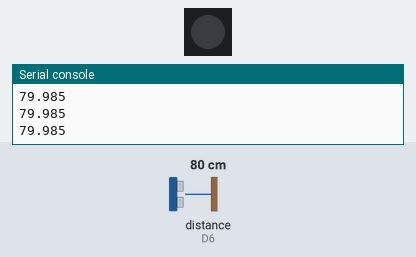
This program was run on a simulated CircuitPython board. On the bench: 1 RGB LEDs in strip order, left to right, the last lines printed to the serial console. The inputs (shaded band) are chosen by the test bench; at power-on: distance to the obstacle (sensor on D6) 80 cm. The echo pulse lasts 58.3 µs per cm; dim RGB values are drawn brighter than linear.

Above: at 1.2 s.
1.3 s: distance to the obstacle (sensor on D6) set to 2 cm
At 2.3 s:
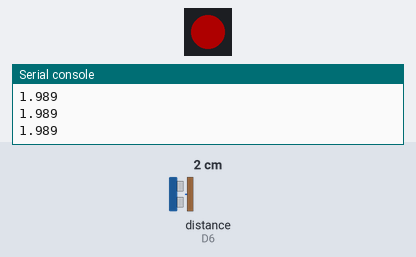
2.9 s: distance to the obstacle (sensor on D6) set to 9 cm
At 4.1 s:
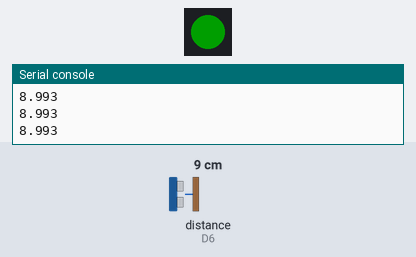
4.5 s: distance to the obstacle (sensor on D6) set to 4 cm
At 5.7 s:
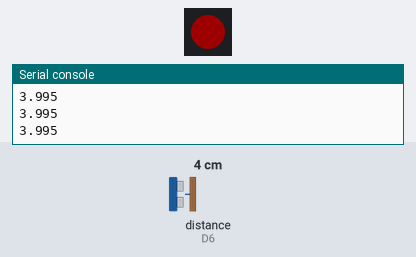
6.0 s: distance to the obstacle (sensor on D6) set to 10 cm
At 6.4 s:
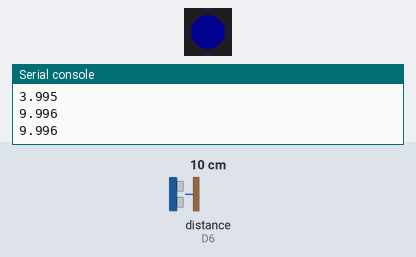
Timing chart, 0 to 8.6 s (numbered marks = the images above; inputs shaded):
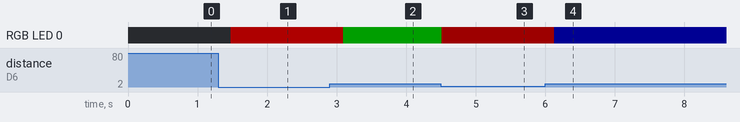

Measured:
- after the input at 1.3 s, RGB LED 0: off → RGB(52, 0, 0) after 0.18 s
- after the input at 2.9 s, RGB LED 0: RGB(52, 0, 0) → RGB(0, 30, 0) after 0.19 s
- after the input at 4.5 s, RGB LED 0: RGB(0, 30, 0) → RGB(29, 0, 0) at once
- after the input at 6.0 s, RGB LED 0: RGB(29, 0, 0) → RGB(0, 0, 19) after 0.13 s

The program:

code_Utrasonic_sensor.py
```python
import time
import board
import adafruit_hcsr04
import neopixel
import simpleio

sonar = adafruit_hcsr04.HCSR04(trigger_pin=board.D7, echo_pin=board.D6)
Dot = neopixel.NeoPixel(board.NEOPIXEL, 1)
Dot.brightness = .3

while True:
    try:
        cm = sonar.distance
        simpleio.map_range(cm, 0, 20, 3, 20)
        print((sonar.distance))
        if cm < 7.5:
            r = simpleio.map_range(cm, 0, 6.5, 255, 0)
            g = simpleio.map_range(cm, 5, 7.5, 0, 230)
            Dot.fill((r, g, 0))
        if cm > 7.5 and cm < 12.5:
            g = simpleio.map_range(cm, 7.5, 10, 255, 0)
            b = simpleio.map_range(cm, 9, 12.5, 0, 230)
            Dot.fill((0, g, b))
        if cm > 12.5 and cm < 17.5:
            b = simpleio.map_range(cm, 12.5, 15, 255, 0)
            r = simpleio.map_range(cm, 14, 17.5, 0, 240)
            Dot.fill((r, 0, b))
        time.sleep(0.1)
    except RuntimeError:
        print("Retrying!")
    time.sleep(0.1)
```
